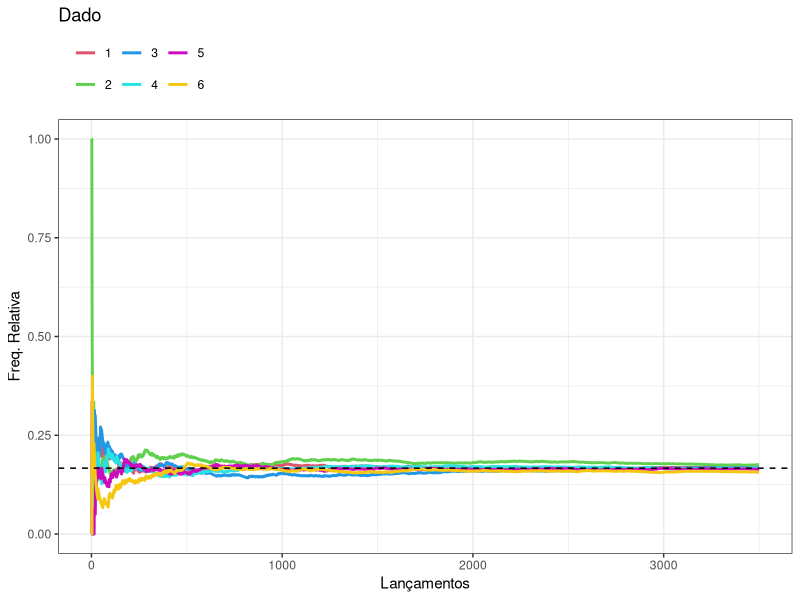

R code for this plot:

#----------------------------------------------------------------------
# CE301 - Estatística Básica
# PRÁTICAS EM R
#----------------------------------------------------------------------
# Prof. Me Lineu Alberto Cavazani de Freitas
#-----------------------------------------------------------------------
# Os comandos a seguir simulam o lançamento de um dado diversas vezes
# e verifica as alterações das frequências relativas conforme o número
# de lançamentos aumenta.
#
#-----------------------------------------------------------------------
rm(list = ls())
#-----------------------------------------------------------------------
library(gganimate)
library(ggplot2)
#-----------------------------------------------------------------------
# Faces
faces <- 1:6
#-----------------------------------------------------------------------
# Número de lançamentos
n_lancamentos <- 3500
#-----------------------------------------------------------------------
# Jogos

## Dado honesto
lancamentos <- sample(faces, 
                      n_lancamentos, 
                      replace = TRUE)

## Dado desonesto
# lancamentos <- sample(faces, 
#                       n_lancamentos, 
#                       replace = TRUE,
#                       prob = c(0.01,0.05,0.1,0.1,0.3,0.44))

#-----------------------------------------------------------------------
# Organizando resultados
resultados <- data.frame(tentativa = 1:n_lancamentos,
                         resultado = lancamentos)

resultados$face1 <- cumsum(ifelse(resultados$resultado == 1,1,0))/resultados$tentativa
resultados$face2 <- cumsum(ifelse(resultados$resultado == 2,1,0))/resultados$tentativa
resultados$face3 <- cumsum(ifelse(resultados$resultado == 3,1,0))/resultados$tentativa
resultados$face4 <- cumsum(ifelse(resultados$resultado == 4,1,0))/resultados$tentativa
resultados$face5 <- cumsum(ifelse(resultados$resultado == 5,1,0))/resultados$tentativa
resultados$face6 <- cumsum(ifelse(resultados$resultado == 6,1,0))/resultados$tentativa

legenda <- c("1" = 2, 
             "2" = 3,
             "3" = 4, 
             "4" = 5, 
             "5" = 6, 
             "6" = 7)
#-----------------------------------------------------------------------
# Plotando os resultados
ggplot(resultados, aes(x = tentativa)) +
  geom_line(aes(y = face1, color = "1"), size = 1) +
  geom_line(aes(y = face2, color = "2"), size = 1) +
  geom_line(aes(y = face3, color = "3"), size = 1) +
  geom_line(aes(y = face4, color = "4"), size = 1) +
  geom_line(aes(y = face5, color = "5"), size = 1) +
  geom_line(aes(y = face6, color = "6"), size = 1) +
  geom_hline(yintercept=1/6, 
             linetype="dashed", color = "black") +
  ylim(0,1) +
  #transition_reveal(tentativa) +
  labs(x = "Lançamentos",
       y = "Freq. Relativa",
       color = "") +
  scale_color_manual(values = legenda)+ 
  theme_bw() + 
  theme(legend.position='top', 
        legend.justification='left',
        legend.direction='horizontal') +
  ggtitle("Dado")

#-----------------------------------------------------------------------
# Comparando as frequências relativas com as probabilidades esperadas
resultados[nrow(resultados),]
#-----------------------------------------------------------------------
